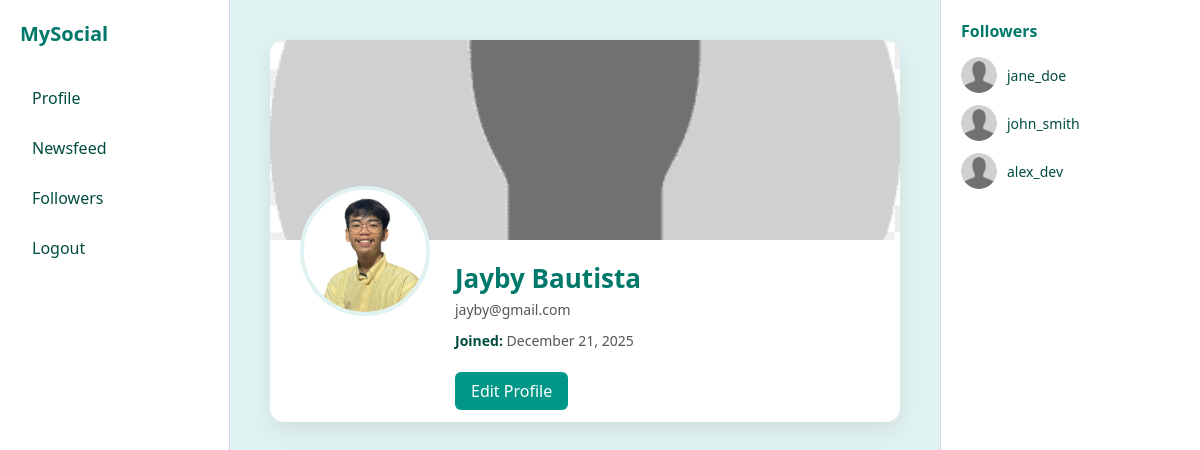
The app's page /user_modules/profile.php (signed in) with its own data.
### tables this page shows
CREATE TABLE `users` (
  `id` int(11) NOT NULL,
  `email` varchar(100) NOT NULL,
  `password_hash` varchar(255) NOT NULL,
  `username` varchar(50) NOT NULL,
  `bio` varchar(255) DEFAULT NULL,
  `picture` varchar(255) DEFAULT NULL,
  `cover_picture` varchar(255) DEFAULT NULL,
  `created_at` datetime DEFAULT current_timestamp(),
  `type` enum('user','admin') NOT NULL
);

### user_modules/profile.php (the view, shortened to what this page needs)
<?php
include '../config.php';
$userId = $_SESSION['id'];
$stmt = $conn->prepare("
    SELECT email, username, picture, cover_picture, created_at, type, bio
    FROM users
    WHERE id = ?
");
$stmt->bind_param("i", $userId);
$stmt->execute();
$user = $stmt->get_result()->fetch_assoc();
?>
<!DOCTYPE html>
<html lang="en">
<head>
</head>
<body>
<div class="sidebar-left">
    <h3>MySocial</h3>
    <div class="nav">
        <a href="profile.php">Profile</a>
        <a href="newsfeed.php">Newsfeed</a>
        <a href="followers.php">Followers</a>
        <a href="../logout.php">Logout</a>
    </div>
</div>
<div class="content">
    <div class="profile-card">
        <div class="cover"></div>
        <div class="profile-info">
            <img src="../uploads/<?php echo htmlspecialchars($user['picture']); ?>" alt="Profile Picture">
            <div class="profile-details">
                <h2><?php echo htmlspecialchars($user['username']); ?></h2>
                <p><?php echo htmlspecialchars($user['email']); ?></p>
                <div class="profile-meta">
                    <p><strong>Joined:</strong> <?php echo date("F d, Y", strtotime($user['created_at'])); ?></p>
                </div>
                <div class="actions">
                    <a href="user_profile.php">Edit Profile</a>
                </div>
            </div>
        </div>
    </div>
</div>
<div class="sidebar-right">
    <h4>Followers</h4>
    <div class="follower">
        <img src="../uploads/default.png">
        <span>jane_doe</span>
    </div>
    <div class="follower">
        <img src="../uploads/default.png">
        <span>john_smith</span>
    </div>
    <div class="follower">
        <img src="../uploads/default.png">
        <span>alex_dev</span>
    </div>
</div>
</body>
</html>

### records on screen
users: picture (picture), username "Jayby Bautista", email "jayby@gmail.com", created_at "December 21, 2025"
